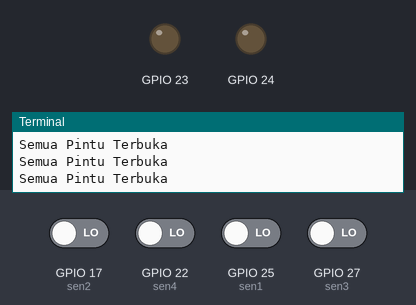
Recording of a program running on a simulated Raspberry Pi (BCM pin numbers). Shown: output pins drawn as LEDs (lit = HIGH), the last lines printed to the terminal. Dashed ring = blinking. The inputs (shaded band) are chosen by the test bench; at power-on: GPIO 17 (sen2), GPIO 22 (sen4), GPIO 25 (sen1), GPIO 27 (sen3) LOW. Sound played through the audio output is not drawn and takes no time.

Above: at 4.5 s.
4.8 s: GPIO 17 (sen2) driven HIGH and GPIO 22 (sen4) driven HIGH and GPIO 25 (sen1) driven HIGH and GPIO 27 (sen3) driven HIGH
At 5.2 s:
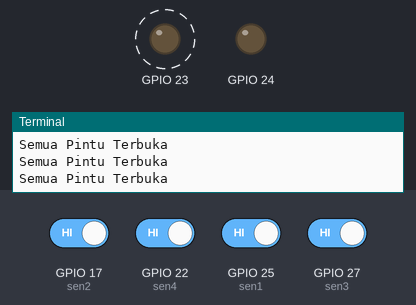
8.3 s: GPIO 17 (sen2) driven LOW
At 8.6 s:
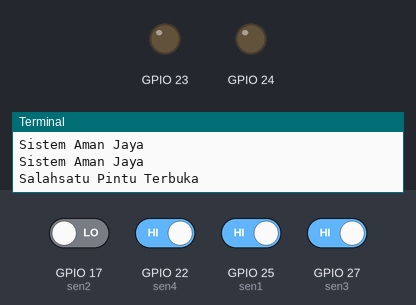
11.8 s: GPIO 17 (sen2) driven HIGH
At 13.3 s:
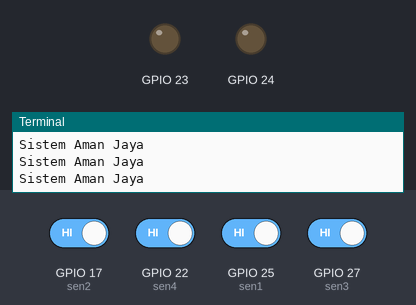
15.3 s: GPIO 22 (sen4) driven LOW
At 15.61 s:
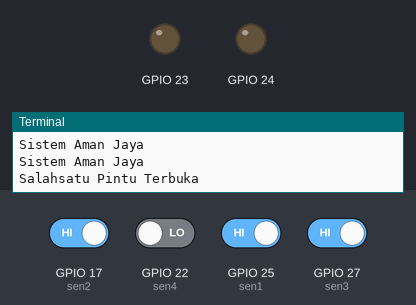
Timing chart, 0 to 19.8 s (numbered marks = the images above; inputs shaded):
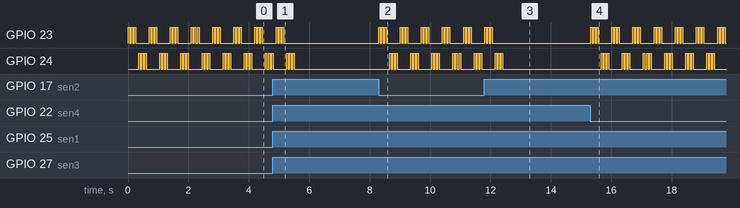

The program:

Pintusensor.py
```python
from playsound import playsound
import RPi.GPIO as GPIO
from time import sleep

GPIO.setwarnings(False)
GPIO.setmode(GPIO.BCM) #acuan pin Broadcom
GPIO.setup(23, GPIO.OUT) #Lampu1
GPIO.setup(24, GPIO.OUT) #Lampu2
GPIO.setup(25, GPIO.IN, pull_up_down=GPIO.PUD_DOWN) #Sen1
GPIO.setup(17, GPIO.IN, pull_up_down=GPIO.PUD_DOWN) #Sen4
GPIO.setup(27, GPIO.IN, pull_up_down=GPIO.PUD_DOWN) #Sen3
GPIO.setup(22, GPIO.IN, pull_up_down=GPIO.PUD_DOWN) #Sen2

def LamOFF():
    GPIO.output(23, 0)
    GPIO.output(24, 0)

def LamON():
    GPIO.output(23, 1)
    sleep(0.05)
    GPIO.output(23, 0)
    sleep(0.05)
    GPIO.output(23, 1)
    sleep(0.05)
    GPIO.output(23, 0)
    sleep(0.05)
    GPIO.output(23, 1)
    sleep(0.05)
    GPIO.output(23, 0)
    sleep(0.1)
    GPIO.output(24, 1)
    sleep(0.05)
    GPIO.output(24, 0)
    sleep(0.05)
    GPIO.output(24, 1)
    sleep(0.05)
    GPIO.output(24, 0)
    sleep(0.05)
    GPIO.output(24, 1)
    sleep(0.05)
    GPIO.output(24, 0)
    sleep(0.1)

try:
    while True:
        sen1 = GPIO.input(25)
        sen2 = GPIO.input(17)
        sen3 = GPIO.input(27)
        sen4 = GPIO.input(22)
        if (sen1==sen2==sen3==sen4==0): #NILAI ASLI ADALAH 0, SENGAJA DIGANTI UNTUK TES SAJA
            print('Semua Pintu Terbuka')
            LamON()
            playsound("/home/belajarku/semua.mp3")
            LamON()
        else:

            if(sen1==0 or sen2==0 or sen3==0 or sen4==0):
                print('Salahsatu Pintu Terbuka')
                LamON()
                playsound("/home/belajarku/salahsatu.mp3")
                LamON()
            else:

                if(sen1==sen2==sen3==sen4==1): #NILAII ASLI ADALAH 1, SENGAJA DIGANTI UNTUK TES SAJA
                    print('Sistem Aman Jaya')
                    LamOFF()
                    sleep(0.1) #PEMBERI JEDA DURASI


except KeyboardInterrupt:
    x = "Program Pemantauan Di Nonaktifkan"
    notif = x.center(500)
    print (x)
    GPIO.cleanup()
```

Measured:
- after the input at 4.8 s, GPIO 23: goes on until 5.2 s, then stays LOW; GPIO 24: goes on until 5.5 s, then stays LOW
- after the input at 8.3 s, GPIO 23: LOW → HIGH at once, then repeats every 0.70 s: 2 × (LOW 0.05 s, HIGH 0.05 s), LOW 0.45 s, HIGH 0.05 s; GPIO 24: LOW → HIGH after 0.36 s, then repeats every 0.70 s: 2 × (LOW 0.05 s, HIGH 0.05 s), LOW 0.45 s, HIGH 0.05 s
- after the input at 11.8 s, GPIO 23: goes on until 12.1 s, then stays LOW; GPIO 24: goes on until 12.4 s, then stays LOW
- after the input at 15.3 s, GPIO 23: LOW → HIGH at once, then repeats every 0.70 s: 2 × (LOW 0.05 s, HIGH 0.05 s), LOW 0.45 s, HIGH 0.05 s; GPIO 24: LOW → HIGH after 0.37 s, then repeats every 0.70 s: 2 × (LOW 0.05 s, HIGH 0.05 s), LOW 0.45 s, HIGH 0.05 s
- by itself, GPIO 23, GPIO 24: repeats every 0.70 s: 2 × (LOW 0.05 s, HIGH 0.05 s), LOW 0.45 s, HIGH 0.05 s
